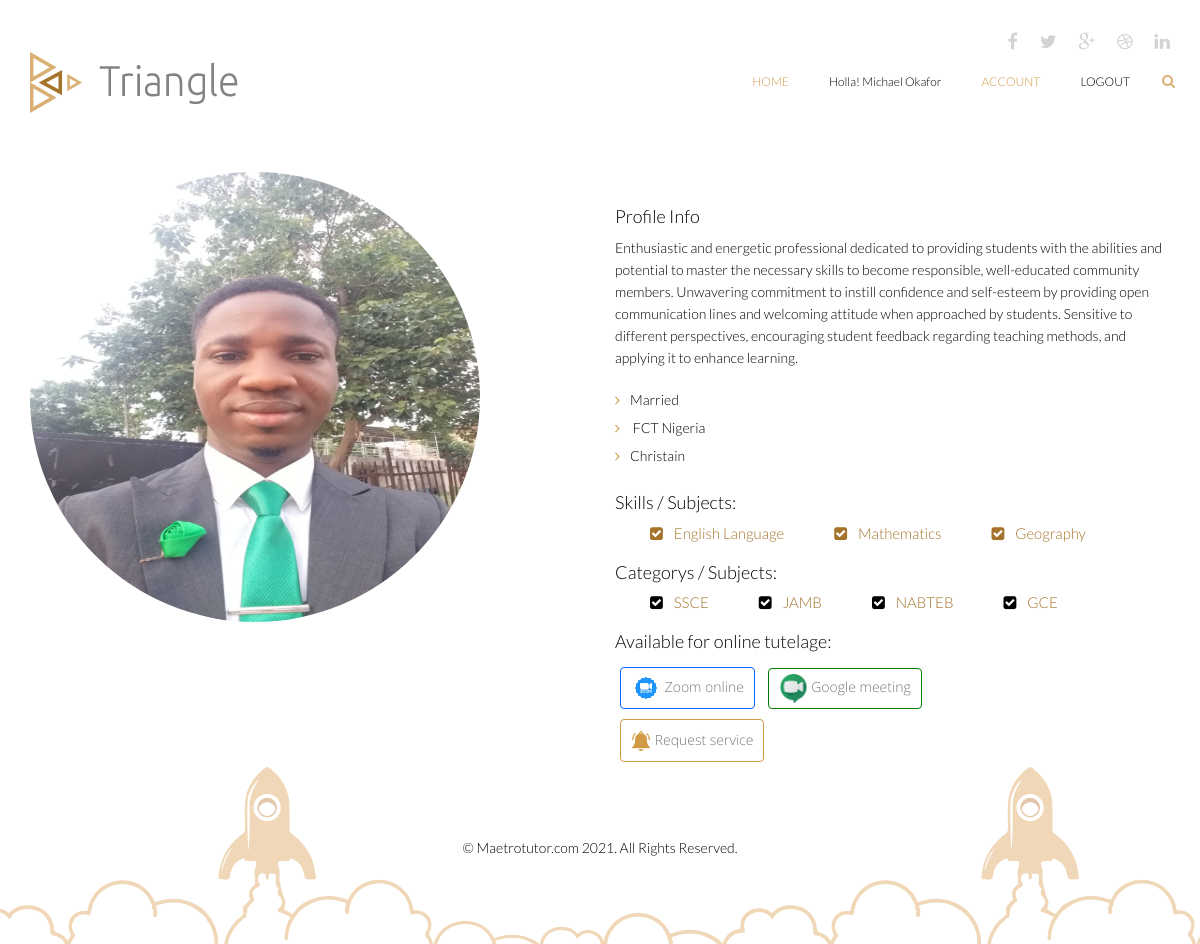
The page /user_detail/ola.vicayo2016@gmail.com (signed in) on the database its author committed.
### triangle/models.py (models this page shows)
class User(db.Model, UserMixin):
    id = db.Column(db.Integer, primary_key=True)
    user_id = db.Column(db.String(255), nullable=True)
    name = db.Column(db.String(255), nullable=True)
    email = db.Column(db.String(255), unique=True, nullable=True)
    password = db.Column(db.String(255), nullable=False)
    secret_key = db.Column(db.String(255), nullable=True)
    phone = db.Column(db.String(255), nullable=True)
    gender = db.Column(db.String(255), nullable=True)
    online = db.Column(db.String(255), nullable=True)
    address = db.Column(db.String(255), nullable=True)
    role = db.Column(db.String(255), nullable=True)
    city = db.Column(db.String(255), nullable=True)
    state_of_origin = db.Column(db.String(255), nullable=True)
    country = db.Column(db.String(255), nullable=True)
    created_at = db.Column(db.DateTime(), default=datetime.utcnow)
    date_of_birth =db.Column(db.String(255), nullable=True)
    image = db.Column(db.String(255), nullable=True, default='default.jpg')
    tutor_image = db.Column(db.String(255), nullable=True, default='default.jpg')
    pro_status = db.Column(db.String(255), nullable=True, default= 0)
    online_status = db.Column(db.String(255), nullable=True, default= 0)
    bio_status = db.Column(db.String(255), nullable=True, default= 0)
    guarrantor_status = db.Column(db.String(255), nullable=True, default= 0)
    skill_status = db.Column(db.String(255), nullable=True, default= 0)
    subject_status = db.Column(db.String(255), nullable=True, default= 0)
    verify_status = db.Column(db.String(255), nullable=True, default= 0)
    activated_status = db.Column(db.String(255), nullable=True, default= 0)
    active = db.Column(db.Boolean())
    confirmed_at = db.Column(db.DateTime())

class Bio(db.Model, UserMixin):
    id = db.Column(db.Integer, primary_key=True)
    user_id = db.Column(db.String(255), nullable=True)
    about = db.Column(db.String(1000), nullable=True)
    email = db.Column(db.String(255), unique=True, nullable=True)
    marital_status = db.Column(db.String(255), nullable=True)
    phone = db.Column(db.String(255), nullable=True)
    role = db.Column(db.String(255), nullable=True)
    education = db.Column(db.String(255), nullable=True)
    gender = db.Column(db.String(255), nullable=True)
    online = db.Column(db.String(255), nullable=True)
    address = db.Column(db.String(255), nullable=True)
    religion = db.Column(db.String(255), nullable=True)
    city = db.Column(db.String(255), nullable=True)
    country = db.Column(db.String(255), nullable=True)
    created_at = db.Column(db.DateTime(), default=datetime.utcnow)
    date_of_birth =db.Column(db.String(255), nullable=True)
    image = db.Column(db.String(255), nullable=True, default='default.jpg')
    tutor_image = db.Column(db.String(255), nullable=True, default='default.jpg')
    pro_status = db.Column(db.String(255), nullable=True, default= 0)
    online_status = db.Column(db.String(255), nullable=True, default= 0)
    bio_status = db.Column(db.String(255), nullable=True, default= 0)
    guarrantor_status = db.Column(db.String(255), nullable=True, default= 0)
    skill_status = db.Column(db.String(255), nullable=True, default= 0)
    subject_status = db.Column(db.String(255), nullable=True, default= 0)
    verify_status = db.Column(db.String(255), nullable=True, default= 0)
    activated_status = db.Column(db.String(255), nullable=True, default= 0)
    active = db.Column(db.Boolean())
    confirmed_at = db.Column(db.DateTime())

class Skill(db.Model, UserMixin):
    id = db.Column(db.Integer, primary_key=True)
    skill_name = db.Column(db.String(255), nullable=True)
    email = db.Column(db.String(255), nullable=True)
    skill_status = db.Column(db.String(255), nullable=True, default= 0)
    created_at = db.Column(db.DateTime(), default=datetime.utcnow)
    updated_at = db.Column(db.DateTime())
    activated_status = db.Column(db.String(255), nullable=True, default= 0)
    active = db.Column(db.Boolean())
    confirmed_at = db.Column(db.DateTime())

class Category(db.Model, UserMixin):
    id = db.Column(db.Integer, primary_key=True)
    category_name = db.Column(db.String(255), nullable=True)
    email = db.Column(db.String(255), nullable=True)
    category_status = db.Column(db.String(255), nullable=True, default= 0)
    created_at = db.Column(db.DateTime(), default=datetime.utcnow)
    updated_at = db.Column(db.DateTime())
    activated_status = db.Column(db.String(255), nullable=True, default= 0)
    active = db.Column(db.Boolean())
    confirmed_at = db.Column(db.DateTime())

### triangle/routes.py (the view)
@app.route('/user_detail/<email>')
@login_required
def detail (email):
  user = User.query.get(email)
  users = User.query.filter_by(email = email).first()
  categorys = Category.query.filter_by(email=email)
  skills = Skill.query.filter_by(email=email)
  bios = Bio.query.filter_by(email = email)
  image = url_for('static', filename='user_uploads/' + str(users.image))
  return render_template('/detail.html',title='user-detail', bios = bios, skills = skills, categorys=categorys, image =image)

### triangle/__init__.py (called while the page is built)
@login_manager.user_loader
def load_user(user_id):
	return User.query.get(int(user_id))

### triangle/templates/detail.html (shortened to what this page needs)
{% extends 'layout/base.html' %}
{% block content %}
    <section id="portfolio-information" class="">
        <div class="container">
            <div class="row">
                <div class="col-sm-6">
                    <img src="{{image}}"  class="card border-1 shadow-sm" alt="" id="md-imgg">
                </div>
                  {% for bio in bios %}
                <div class="col-sm-6">
                    <div class="project-name overflow">
                    </div>
                    <div class="project-info overflow">
                        <div style="display: flex">
                            <h3>Profile Info  </h3>
                        </div>
                        <p>{{bio.about}}</p>
                        <ul class="elements">
                            <li><i class="fa fa-angle-right"></i>{{bio.marital_status}}</li>
                            <li><i class="fa fa-angle-right"></i> {{bio.city}} Nigeria</li>
                            <li><i class="fa fa-angle-right"></i>{{bio.religion}}</li>
                        </ul>
                    </div>
                        {% endfor %}
                    {% if skills.count() > 0 %}
                    <div class="skills overflow">
                            <h3>Skills / Subjects: </h3>
                              {% for skill in skills %}
                        <ul class="nav navbar-nav navbar-default">
                            <li ><a style="font-size: 15px"><i class="fa fa-check-square"></i> {{skill.skill_name}}</a></li>
                        </ul>
                         {% endfor %}
                    </div>
                    {% else %}
                    <div class="live-preview">
                    </div>
                    {% endif %}
                    {% if categorys.count() > 0 %}
                    <div class="skills overflow">
                       <h3>Categorys / Subjects: </h3>
                              {% for category in categorys %}
                         <ul class="nav navbar-nav navbar-default">
                            <li ><a style="font-size: 15px"><i class="fa fa-check-square" style="color:#000000"></i> {{category.category_name}}</a></li>
                        </ul>
                         {% endfor %}
                    </div>
                    {% else %}
                    <div class="live-preview">
                    </div>
                    {% endif %}
                    <div class="client overflow">
                        <h3>Available for online tutelage:</h3>
                    </div>
                    <div class="live-preview">
                        <a href="#" class="btn btn-common capitalize" style="border-color:#0066ff; padding: 5px 10px; margin: 5px"> <img src="/static/images/new/zoom.jpg" style="width:30px; height:30px"> Zoom online </a>
                        <a href="#" class="btn btn-common capitalize" style="border-color:green; padding: 5px 10px; margin: 5px"> <img src="/static/images/new/hang.png" style="width:29px; height:29px"> Google meeting</a>
                    </div>
                       {% for bio in bios %}
                     <div class="live-preview">
                        <a href="{{url_for('schedule', email= bio.email)}}" class="btn btn-common capitalize" style="border-color:#d29948; padding: 10px 10px; margin: 5px"> <img src="/static/images/new/notification.png" style="width:20px; height:20px"> Request service </a>
                    </div>
                    {% endfor %}
                </div>
            </div>
        </div>
    </section>
   {% endblock %}

### triangle/templates/layout/base.html (shortened to what this page needs)
<!DOCTYPE html>
<html lang="en">
<head>
         <link href="/static/css/bootstrap.min.css" rel="stylesheet">
    <link href="/static/css/font-awesome.min.css" rel="stylesheet">
    <link href="/static/css/animate.min.css" rel="stylesheet">
	<link href="/static/css/main.css" rel="stylesheet">
	<link href="/static/css/responsive.css" rel="stylesheet">
</head>
<body>
	<header id="header">
        <div class="container">
            <div class="row">
                <div class="col-sm-12 overflow">
                   <div class="social-icons pull-right">
                        <ul class="nav nav-pills">
                            <li><a href=""><i class="fa fa-facebook"></i></a></li>
                            <li><a href=""><i class="fa fa-twitter"></i></a></li>
                            <li><a href=""><i class="fa fa-google-plus"></i></a></li>
                            <li><a href=""><i class="fa fa-dribbble"></i></a></li>
                            <li><a href=""><i class="fa fa-linkedin"></i></a></li>
                        </ul>
                    </div>
                </div>
             </div>
        </div>
        <div class="navbar navbar-inverse" role="banner">
            <div class="container">
                <div class="navbar-header">
                    <a class="navbar-brand" href="{{url_for('index')}}">
                    	<h1><img src="/static/images/logo.png" alt="logo"></h1>
                    </a>
                </div>
                {% if current_user.is_authenticated:  %}
                    {% if current_user.role == 'Tutor' %}
                    <div class="collapse navbar-collapse">
                    <ul class="nav navbar-nav navbar-right">
                     <li class="active"><a href="{{url_for('home')}}">Home</a></li>
                        <li ><a href="{{url_for('home')}}" style="text-transform: capitalize;">Holla! {{current_user.name}}</a></li>
                                {% if current_user.bio_status == 0 %}
                                <li class="active"><a href="{{url_for('bio')}}">Account</a></li>
                                 {% else %}
                                <li class="active"><a href="{{url_for('profile')}}">Account</a></li>
                                {% endif %}
                        <li><a href="{{url_for('logout')}}">Logout</a></li>
                    </ul>
                 </div>
                 {% endif %}
                {% endif %}
                <div class="search">
                    <form role="form">
                        <i class="fa fa-search"></i>
                    </form>
                </div>
            </div>
        </div>
    </header>
    {% block content %}
    {% endblock %}
    <footer id="footer">
        <div class="container">
            <div class="row">
                <div class="col-sm-12">
                    <div class="copyright-text text-center">
                        <p>&copy; Maetrotutor.com 2021. All Rights Reserved.</p>
                    </div>
                </div>
            </div>
        </div>
    </footer>
</body>
</html>

### triangle/static/css/main.css (style rules this page uses)
body { background: #fff; font-family: 'Lato', sans-serif; font-weight: 300; font-size: 14px; line-height: 22px; color: #000; }
html { height: 100%; }
a { color:#a5732a; }
a { -webkit-transition: 300ms; transition: 300ms; }
ul { list-style: none; }
h1, h2, h3, h4, h5, h6 { font-family: 'Lato', sans-serif; font-weight: 300; }
h1 { color: #686868; }
h3 { font-size: 18px; }
.overflow { overflow: hidden; }
.btn-common { font-size: 14px; color: #797979; border: 1px solid #dbb075; font-family: 'Open Sans', sans-serif; font-weight: 300; padding: 10px 25px; }
#header { margin-bottom: 0; padding: 30px 0 60px 0; }
#header .navbar-inverse .container { position: relative; }
.search { position: absolute; top: 20px; right: 0; z-index: 1; }
.search i { color: #dbb075; cursor: pointer; position: absolute; right: 10px; top: 2px; }
.social-icons ul li { padding: 0 10px; }
.social-icons ul li:last-child { padding-right: 0; }
.social-icons ul li a { font-size: 18px; color: #d3d3d3; padding: 0; }
#header .navbar { background: #fff; border: 0; margin-bottom: 0; }
#header .navbar-brand { padding: 0; margin-left: 0; }
#header .navbar-brand h1 { padding: 0; margin: 0; }
#header .navbar-nav.navbar-right >li:last-child { margin-right: 20px; }
#header .navbar-nav.navbar-right >li a { color: #000; font-size: 12px; padding: 20px; text-transform: uppercase; font-weight: 300; }
#header .navbar-inverse .navbar-nav li.active > a, #header .navbar-inverse .navbar-nav li.active > a:focus, #header .navbar-nav.navbar-right li > a:hover, .navbar-inverse .navbar-nav > .open > a { background-color: inherit; border: 0; color: #d29948; }
#footer { padding-bottom: 75px; background-image: url(../images/home/footer.png); background-repeat: repeat-x; background-position: bottom; background-size: contain; }
.copyright-text { margin-top: 70px; }
ul.elements { list-style: none; padding: 0; margin: 20px 0 0 0; }
ul.elements li { margin: 6px 0; }
ul.elements li > i { color: #d29948; display: inline-block; margin-right: 10px; }
.navbar-default { background: none; padding: 0; }
.navbar-default li a { font-size: 12px; padding: 0; padding-right: 15px; }
.navbar-default li a i { padding-right: 8px; }
.skills .navbar-default, .client .navbar-default { margin-left: 35px; }
.live-preview .btn-common { margin-top: 21px; padding: 13px 45px; }

### triangle/templates/layout/base.html (style rules this page uses)
#md-imgg { width:450px; height:450px; object-fit:fill; border:0px solid #D29948; border-radius:100%; }

### rows shown on the page
User: name "Michael Okafor"
Bio: about "Enthusiastic and energetic professional dedicated to providing students with the abilities and potential to master the necessary skills to become responsible, well-educated community members. Unwavering commitment to instill confidence and self-esteem by providing open communication lines and welcoming attitude when approached by students. Sensitive to different perspectives, encouraging student feedback regarding teaching methods, and applying it to enhance learning.", marital_status "Married", city "FCT", religion "Christain"
Skill: skill_name "English Language"
Skill: skill_name "Mathematics"
Skill: skill_name "Geography"
Category: category_name "SSCE"
Category: category_name "JAMB"
Category: category_name "NABTEB"
Category: category_name "GCE"
